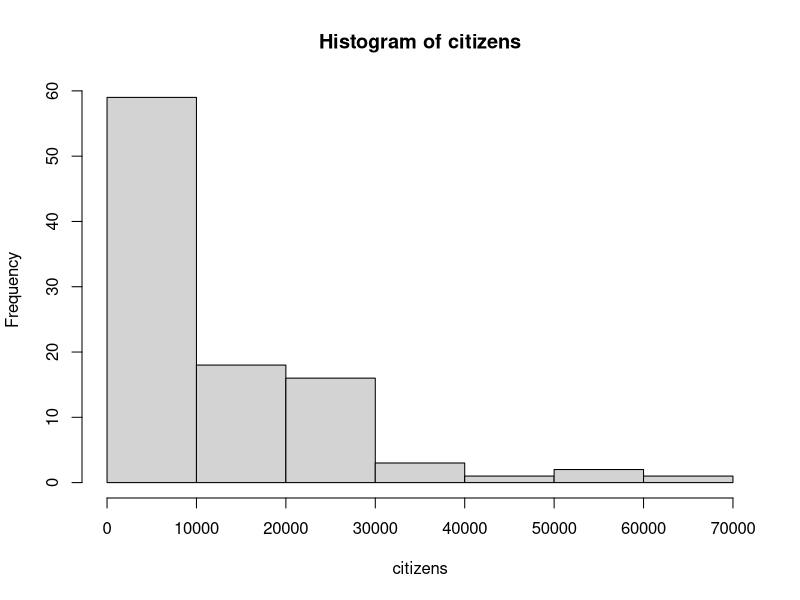
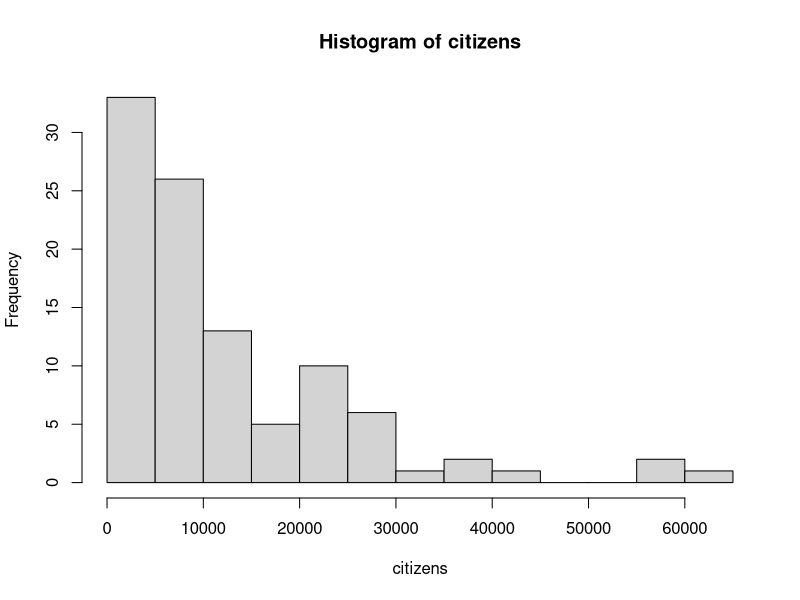

R code for these plots, in order:
citizens=c(264, 9338, 445, 475, 5993, 21752, 10728, 537, 7724, 25121,
           24923, 19954, 6725, 9363, 17273, 317, 26848, 2213, 5015, 64120, 14127,
           2909, 2316, 22774, 25216, 20681, 418, 15786, 25109, 57797, 37194, 450,
           8713, 1278, 3327, 2187, 10547, 5960, 5580, 7650, 4024, 31029, 7165,
           1409, 8311, 16886, 21132, 19568, 12145, 22476, 1932, 6833, 1002, 3894,
           4229, 22084, 6741, 22503, 40480, 6245, 1066, 614, 4185, 13516, 10017,
           3033, 2967, 7096, 2727, 11208, 26253, 10666, 23908, 13270, 5817, 2475,
           5260, 2996, 12065, 371, 9439, 10425, 5685, 21869, 11580, 7726, 4808,
           9482, 8365, 3116, 14974, 6420, 4869, 55583, 2995, 3617, 37414, 25146,
           7173, 9817)
length(citizens)
hist(citizens)
hist(citizens, breaks=20)
